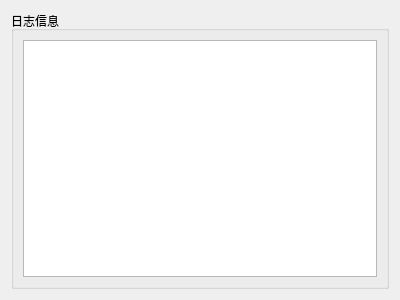
<?xml version="1.0" encoding="UTF-8"?>
<ui version="4.0">
 <class>MainLog</class>
 <widget class="QWidget" name="MainLog">
  <property name="geometry">
   <rect>
    <x>0</x>
    <y>0</y>
    <width>400</width>
    <height>300</height>
   </rect>
  </property>
  <property name="windowTitle">
   <string>Form</string>
  </property>
  <layout class="QVBoxLayout" name="verticalLayout">
   <item>
    <widget class="QGroupBox" name="groupBox">
     <property name="title">
      <string>日志信息</string>
     </property>
     <layout class="QHBoxLayout" name="horizontalLayout">
      <item>
       <widget class="QTextEdit" name="textEdit"/>
      </item>
     </layout>
    </widget>
   </item>
  </layout>
 </widget>
 <resources/>
 <connections/>
</ui>
